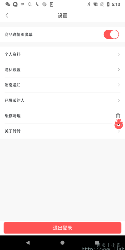
#> input picture UnitTest/ImgReco/small_tool_2.png, 125 x 250 px, shrunk from 1440 x 2880 before the run
$ python add_noise_to_img.py
#> lines starting #> are read from the running program, lines starting #| are printed output that depends on the picture
### Util/img_util.py
# *_*coding:utf-8 *_*

import numpy as np
import cv2

# 得到图片分辨率
# [14 lines left out: function get_image_resolve, not called in this run]

# 读取图片 & 返回图片对象
def read_img(src):
    """
    :param src:图片的路径
    :return:返回图片数据
    """
    return cv2.imdecode(np.fromfile(src, dtype=np.uint8), 100)
#> returned value is the input picture: shape (250, 125, 3); mean B, G, R 228.2, 228.2, 236.1

### PicSetConstruct/add_noise_to_img.py
# *_*coding:utf-8 *_*

import numpy as np
import random
import cv2

from Util.img_util import read_img


def sp_noise(image,prob):
    '''
    添加椒盐噪声
    prob:噪声比例，比例越小，表示噪声越小
    '''
#> called with prob = 0.1
    output = np.zeros(image.shape,np.uint8)
#> output: shape (250, 125, 3); every value is 0
    thres = 1 - prob
    for i in range(image.shape[0]):
        for j in range(image.shape[1]):
            rdn = random.random()
            if rdn < prob:
                output[i][j] = 0
            elif rdn > thres:
                output[i][j] = 255
            else:
                output[i][j] = image[i][j]
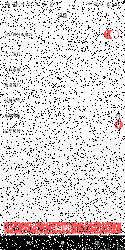
#> output: shape (250, 125, 3); mean B, G, R 208.2, 208.2, 214.4
    cv2.imwrite("D:/pythonProject/ImageRecognitionAndClassification/UnitTest/ImgReco/small_tool_7.png", output)
    return output


def gasuss_noise(image, mean=0, var=0.001):
    '''
        添加高斯噪声
        mean : 均值
        var : 方差
    '''
    image = np.array(image/255, dtype=float)
    noise = np.random.normal(mean, var ** 0.5, image.shape)
    out = image + noise
    if out.min() < 0:
        low_clip = -1.
    else:
        low_clip = 0.
    out = np.clip(out, low_clip, 1.0)
    out = np.uint8(out*255)
    cv2.imwrite("D:/pythonProject/ImageRecognitionAndClassification/UnitTest/ImgReco/small_tool_6.png", out)
    return out

img_path="D:/pythonProject/ImageRecognitionAndClassification/UnitTest/ImgReco/small_tool_2.png"

#gasuss_noise(image=read_img(img_path))

sp_noise(image=read_img(img_path),prob=0.1)
